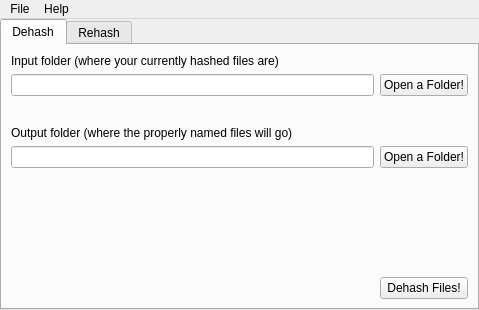
<?xml version="1.0" encoding="UTF-8"?>
<ui version="4.0">
 <class>MainWindow</class>
 <widget class="QMainWindow" name="MainWindow">
  <property name="geometry">
   <rect>
    <x>0</x>
    <y>0</y>
    <width>479</width>
    <height>310</height>
   </rect>
  </property>
  <property name="windowTitle">
   <string>ezmorib-dehash</string>
  </property>
  <property name="windowIcon">
   <iconset resource="../Assets/Images.qrc">
    <normaloff>:/Images/pwf2tools.png</normaloff>:/Images/pwf2tools.png</iconset>
  </property>
  <widget class="QWidget" name="CentralWidget">
   <layout class="QGridLayout" name="gridLayout">
    <property name="leftMargin">
     <number>0</number>
    </property>
    <property name="topMargin">
     <number>0</number>
    </property>
    <property name="rightMargin">
     <number>0</number>
    </property>
    <property name="bottomMargin">
     <number>0</number>
    </property>
    <property name="spacing">
     <number>0</number>
    </property>
    <item row="0" column="0">
     <widget class="QTabWidget" name="HashTabs">
      <property name="sizePolicy">
       <sizepolicy hsizetype="Minimum" vsizetype="Minimum">
        <horstretch>0</horstretch>
        <verstretch>0</verstretch>
       </sizepolicy>
      </property>
      <property name="currentIndex">
       <number>0</number>
      </property>
      <widget class="QWidget" name="DehashTab">
       <attribute name="title">
        <string>Dehash</string>
       </attribute>
       <layout class="QGridLayout" name="gridLayout_2">
        <item row="3" column="0" colspan="4">
         <widget class="QLabel" name="DehashOutputLabel">
          <property name="sizePolicy">
           <sizepolicy hsizetype="Minimum" vsizetype="Maximum">
            <horstretch>0</horstretch>
            <verstretch>0</verstretch>
           </sizepolicy>
          </property>
          <property name="text">
           <string>Output folder (where the properly named files will go)</string>
          </property>
         </widget>
        </item>
        <item row="1" column="3">
         <widget class="QPushButton" name="DehashOpenInputFolder">
          <property name="sizePolicy">
           <sizepolicy hsizetype="Maximum" vsizetype="Maximum">
            <horstretch>0</horstretch>
            <verstretch>0</verstretch>
           </sizepolicy>
          </property>
          <property name="text">
           <string>Open a Folder!</string>
          </property>
         </widget>
        </item>
        <item row="4" column="0" colspan="3">
         <widget class="QLineEdit" name="DehashOutputFolder">
          <property name="sizePolicy">
           <sizepolicy hsizetype="Minimum" vsizetype="Maximum">
            <horstretch>0</horstretch>
            <verstretch>0</verstretch>
           </sizepolicy>
          </property>
         </widget>
        </item>
        <item row="7" column="0" colspan="3">
         <spacer name="DehashBottomSpacer">
          <property name="orientation">
           <enum>Qt::Orientation::Horizontal</enum>
          </property>
          <property name="sizeType">
           <enum>QSizePolicy::Policy::Minimum</enum>
          </property>
          <property name="sizeHint" stdset="0">
           <size>
            <width>40</width>
            <height>20</height>
           </size>
          </property>
         </spacer>
        </item>
        <item row="4" column="3">
         <widget class="QPushButton" name="DehashOpenOutputFolder">
          <property name="sizePolicy">
           <sizepolicy hsizetype="Maximum" vsizetype="Maximum">
            <horstretch>0</horstretch>
            <verstretch>0</verstretch>
           </sizepolicy>
          </property>
          <property name="text">
           <string>Open a Folder!</string>
          </property>
         </widget>
        </item>
        <item row="0" column="0" colspan="4">
         <widget class="QLabel" name="DehashInputLabel">
          <property name="sizePolicy">
           <sizepolicy hsizetype="Minimum" vsizetype="Maximum">
            <horstretch>0</horstretch>
            <verstretch>0</verstretch>
           </sizepolicy>
          </property>
          <property name="text">
           <string>Input folder (where your currently hashed files are)</string>
          </property>
         </widget>
        </item>
        <item row="7" column="3">
         <widget class="QPushButton" name="DehashRun">
          <property name="sizePolicy">
           <sizepolicy hsizetype="Minimum" vsizetype="Fixed">
            <horstretch>0</horstretch>
            <verstretch>0</verstretch>
           </sizepolicy>
          </property>
          <property name="text">
           <string>Dehash Files!</string>
          </property>
         </widget>
        </item>
        <item row="5" column="0" colspan="4">
         <spacer name="DehashSpacerTwo">
          <property name="orientation">
           <enum>Qt::Orientation::Vertical</enum>
          </property>
          <property name="sizeType">
           <enum>QSizePolicy::Policy::MinimumExpanding</enum>
          </property>
          <property name="sizeHint" stdset="0">
           <size>
            <width>310</width>
            <height>24</height>
           </size>
          </property>
         </spacer>
        </item>
        <item row="1" column="0" colspan="3">
         <widget class="QLineEdit" name="DehashInputFolder">
          <property name="sizePolicy">
           <sizepolicy hsizetype="Minimum" vsizetype="Maximum">
            <horstretch>0</horstretch>
            <verstretch>0</verstretch>
           </sizepolicy>
          </property>
         </widget>
        </item>
        <item row="2" column="0" colspan="4">
         <spacer name="DehashSpacerOne">
          <property name="orientation">
           <enum>Qt::Orientation::Vertical</enum>
          </property>
          <property name="sizeType">
           <enum>QSizePolicy::Policy::Maximum</enum>
          </property>
          <property name="sizeHint" stdset="0">
           <size>
            <width>310</width>
            <height>24</height>
           </size>
          </property>
         </spacer>
        </item>
       </layout>
      </widget>
      <widget class="QWidget" name="RehashTab">
       <attribute name="title">
        <string>Rehash</string>
       </attribute>
       <layout class="QGridLayout" name="gridLayout_4">
        <item row="0" column="0" colspan="2">
         <widget class="QLabel" name="RehashInputLabel">
          <property name="sizePolicy">
           <sizepolicy hsizetype="Minimum" vsizetype="Maximum">
            <horstretch>0</horstretch>
            <verstretch>0</verstretch>
           </sizepolicy>
          </property>
          <property name="text">
           <string>Input folder (where your currently properly named files are)</string>
          </property>
         </widget>
        </item>
        <item row="1" column="0">
         <widget class="QLineEdit" name="RehashInputFolder">
          <property name="sizePolicy">
           <sizepolicy hsizetype="Minimum" vsizetype="Maximum">
            <horstretch>0</horstretch>
            <verstretch>0</verstretch>
           </sizepolicy>
          </property>
         </widget>
        </item>
        <item row="1" column="1">
         <widget class="QPushButton" name="RehashOpenInputFolder">
          <property name="sizePolicy">
           <sizepolicy hsizetype="Maximum" vsizetype="Maximum">
            <horstretch>0</horstretch>
            <verstretch>0</verstretch>
           </sizepolicy>
          </property>
          <property name="text">
           <string>Open a Folder!</string>
          </property>
         </widget>
        </item>
        <item row="2" column="0">
         <spacer name="RehashSpacerOne">
          <property name="orientation">
           <enum>Qt::Orientation::Vertical</enum>
          </property>
          <property name="sizeType">
           <enum>QSizePolicy::Policy::Maximum</enum>
          </property>
          <property name="sizeHint" stdset="0">
           <size>
            <width>310</width>
            <height>24</height>
           </size>
          </property>
         </spacer>
        </item>
        <item row="3" column="0" colspan="2">
         <widget class="QLabel" name="RehashOutputLabel">
          <property name="sizePolicy">
           <sizepolicy hsizetype="Minimum" vsizetype="Maximum">
            <horstretch>0</horstretch>
            <verstretch>0</verstretch>
           </sizepolicy>
          </property>
          <property name="text">
           <string>Output folder (where the files with hashed names will go)</string>
          </property>
         </widget>
        </item>
        <item row="5" column="0">
         <widget class="QLineEdit" name="RehashOutputFolder">
          <property name="sizePolicy">
           <sizepolicy hsizetype="Minimum" vsizetype="Maximum">
            <horstretch>0</horstretch>
            <verstretch>0</verstretch>
           </sizepolicy>
          </property>
         </widget>
        </item>
        <item row="5" column="1">
         <widget class="QPushButton" name="RehashOpenOutputFolder">
          <property name="sizePolicy">
           <sizepolicy hsizetype="Maximum" vsizetype="Maximum">
            <horstretch>0</horstretch>
            <verstretch>0</verstretch>
           </sizepolicy>
          </property>
          <property name="text">
           <string>Open a Folder!</string>
          </property>
         </widget>
        </item>
        <item row="7" column="0">
         <spacer name="RehashBottomSpacer">
          <property name="orientation">
           <enum>Qt::Orientation::Horizontal</enum>
          </property>
          <property name="sizeType">
           <enum>QSizePolicy::Policy::Minimum</enum>
          </property>
          <property name="sizeHint" stdset="0">
           <size>
            <width>344</width>
            <height>20</height>
           </size>
          </property>
         </spacer>
        </item>
        <item row="7" column="1">
         <widget class="QPushButton" name="RehashRun">
          <property name="sizePolicy">
           <sizepolicy hsizetype="Minimum" vsizetype="Fixed">
            <horstretch>0</horstretch>
            <verstretch>0</verstretch>
           </sizepolicy>
          </property>
          <property name="text">
           <string>Rehash Files!</string>
          </property>
         </widget>
        </item>
        <item row="6" column="0" colspan="2">
         <spacer name="RehashSpacerTwo">
          <property name="orientation">
           <enum>Qt::Orientation::Vertical</enum>
          </property>
          <property name="sizeType">
           <enum>QSizePolicy::Policy::MinimumExpanding</enum>
          </property>
          <property name="sizeHint" stdset="0">
           <size>
            <width>456</width>
            <height>24</height>
           </size>
          </property>
         </spacer>
        </item>
       </layout>
      </widget>
     </widget>
    </item>
   </layout>
  </widget>
  <widget class="QMenuBar" name="Menubar">
   <property name="geometry">
    <rect>
     <x>0</x>
     <y>0</y>
     <width>479</width>
     <height>30</height>
    </rect>
   </property>
   <widget class="QMenu" name="MenubarFile">
    <property name="title">
     <string>File</string>
    </property>
    <addaction name="MenubarExit"/>
   </widget>
   <widget class="QMenu" name="MenubarHelp">
    <property name="title">
     <string>Help</string>
    </property>
    <addaction name="MenubarLog"/>
    <addaction name="separator"/>
    <addaction name="MenubarAbout"/>
   </widget>
   <addaction name="MenubarFile"/>
   <addaction name="MenubarHelp"/>
  </widget>
  <action name="MenubarExit">
   <property name="text">
    <string>Exit</string>
   </property>
  </action>
  <action name="MenubarLog">
   <property name="text">
    <string>Log</string>
   </property>
  </action>
  <action name="MenubarAbout">
   <property name="text">
    <string>About</string>
   </property>
  </action>
 </widget>
 <resources>
  <include location="../Assets/Images.qrc"/>
 </resources>
 <connections/>
</ui>
